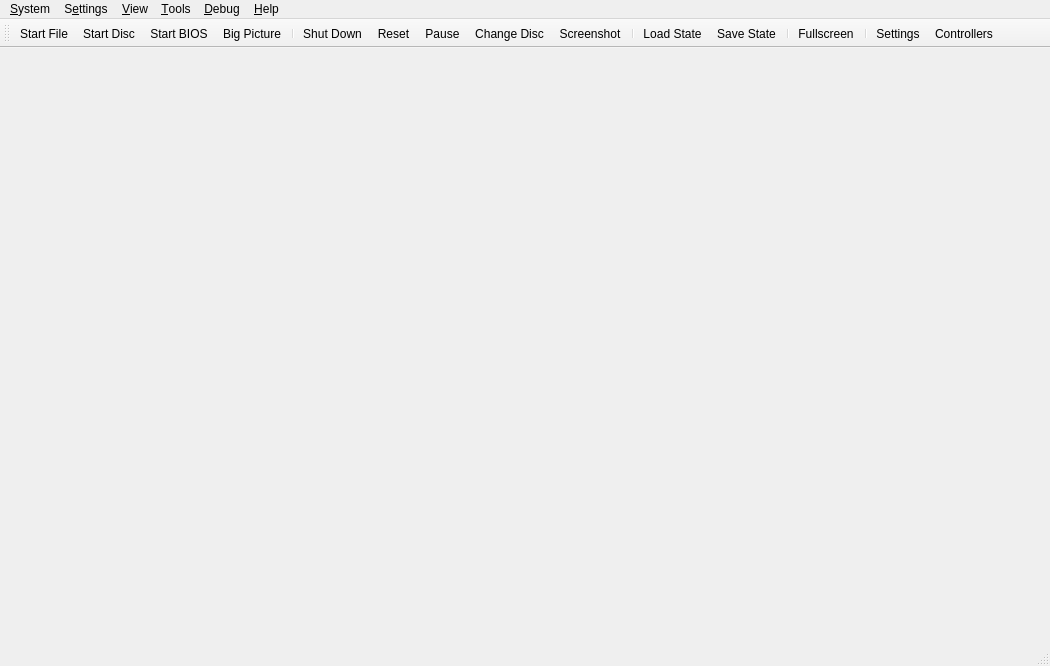
<?xml version="1.0" encoding="UTF-8"?>
<ui version="4.0">
 <class>MainWindow</class>
 <widget class="QMainWindow" name="MainWindow">
  <property name="geometry">
   <rect>
    <x>0</x>
    <y>0</y>
    <width>1050</width>
    <height>666</height>
   </rect>
  </property>
  <property name="acceptDrops">
   <bool>true</bool>
  </property>
  <property name="windowTitle">
   <string>PCSX2</string>
  </property>
  <property name="windowIcon">
   <iconset>
    <normalon>:/icons/AppIcon64.png</normalon>
   </iconset>
  </property>
  <property name="unifiedTitleAndToolBarOnMac">
   <bool>true</bool>
  </property>
  <widget class="QStackedWidget" name="mainContainer"/>
  <widget class="QMenuBar" name="menuBar">
   <property name="geometry">
    <rect>
     <x>0</x>
     <y>0</y>
     <width>1050</width>
     <height>21</height>
    </rect>
   </property>
   <widget class="QMenu" name="menuSystem">
    <property name="title">
     <string>&amp;System</string>
    </property>
    <widget class="QMenu" name="menuChangeDisc">
     <property name="title">
      <string>Change Disc</string>
     </property>
     <property name="icon">
      <iconset theme="disc-eject-line"/>
     </property>
     <actiongroup name="actionGroupChangeDiscSubImages"/>
     <addaction name="actionChangeDiscFromFile"/>
     <addaction name="actionChangeDiscFromDevice"/>
     <addaction name="actionChangeDiscFromGameList"/>
     <addaction name="actionRemoveDisc"/>
     <addaction name="separator"/>
    </widget>
    <widget class="QMenu" name="menuLoadState">
     <property name="title">
      <string>Load State</string>
     </property>
     <property name="icon">
      <iconset theme="floppy-out-line"/>
     </property>
    </widget>
    <widget class="QMenu" name="menuSaveState">
     <property name="title">
      <string>Save State</string>
     </property>
     <property name="icon">
      <iconset theme="floppy-in-line"/>
     </property>
    </widget>
    <addaction name="actionStartFile"/>
    <addaction name="actionStartDisc"/>
    <addaction name="actionStartBios"/>
    <addaction name="actionStartFullscreenUI"/>
    <addaction name="separator"/>
    <addaction name="actionPowerOff"/>
    <addaction name="actionPowerOffWithoutSaving"/>
    <addaction name="actionReset"/>
    <addaction name="actionPause"/>
    <addaction name="menuChangeDisc"/>
    <addaction name="separator"/>
    <addaction name="actionScreenshot"/>
    <addaction name="separator"/>
    <addaction name="menuLoadState"/>
    <addaction name="menuSaveState"/>
    <addaction name="separator"/>
    <addaction name="actionSettings"/>
    <addaction name="actionExit"/>
   </widget>
   <widget class="QMenu" name="menuSettings">
    <property name="title">
     <string>S&amp;ettings</string>
    </property>
    <addaction name="actionViewGameProperties"/>
    <addaction name="separator"/>
    <addaction name="actionInterfaceSettings"/>
    <addaction name="actionGameListSettings"/>
    <addaction name="actionBIOSSettings"/>
    <addaction name="actionEmulationSettings"/>
    <addaction name="actionGraphicsSettings"/>
    <addaction name="actionAudioSettings"/>
    <addaction name="actionMemoryCardSettings"/>
    <addaction name="actionDEV9Settings"/>
    <addaction name="actionFolderSettings"/>
    <addaction name="actionControllerSettings"/>
    <addaction name="actionHotkeySettings"/>
    <addaction name="actionAchievementSettings"/>
    <addaction name="separator"/>
    <addaction name="actionAddGameDirectory"/>
    <addaction name="actionScanForNewGames"/>
    <addaction name="actionRescanAllGames"/>
   </widget>
   <widget class="QMenu" name="menuHelp">
    <property name="title">
     <string>&amp;Help</string>
    </property>
    <addaction name="actionGitHubRepository"/>
    <addaction name="actionSupportForums"/>
    <addaction name="actionDiscordServer"/>
    <addaction name="separator"/>
    <addaction name="actionCheckForUpdates"/>
    <addaction name="separator"/>
    <addaction name="actionAboutQt"/>
    <addaction name="actionAbout"/>
   </widget>
   <widget class="QMenu" name="menuDebug">
    <property name="title">
     <string>&amp;Debug</string>
    </property>
    <widget class="QMenu" name="menuDebugSwitchRenderer">
     <property name="title">
      <string>Switch Renderer</string>
     </property>
     <property name="icon">
      <iconset theme="brush-line"/>
     </property>
    </widget>
    <addaction name="menuDebugSwitchRenderer"/>
    <addaction name="separator"/>
    <addaction name="actionDebugger"/>
    <addaction name="separator"/>
    <addaction name="actionEnableLogTimestamps"/>
    <addaction name="separator"/>
    <addaction name="actionEnableEEConsoleLogging"/>
    <addaction name="actionEnableIOPConsoleLogging"/>
    <addaction name="actionEnableCDVDVerboseReads"/>
   </widget>
   <widget class="QMenu" name="menuView">
    <property name="title">
     <string>&amp;View</string>
    </property>
    <widget class="QMenu" name="menuWindowSize">
     <property name="title">
      <string>&amp;Window Size</string>
     </property>
     <property name="icon">
      <iconset theme="window-2-line"/>
     </property>
    </widget>
    <addaction name="actionViewToolbar"/>
    <addaction name="actionViewLockToolbar"/>
    <addaction name="actionViewStatusBar"/>
    <addaction name="actionViewStatusBarVerbose"/>
    <addaction name="separator"/>
    <addaction name="actionViewGameList"/>
    <addaction name="actionViewGameGrid"/>
    <addaction name="actionViewSystemDisplay"/>
    <addaction name="separator"/>
    <addaction name="actionFullscreen"/>
    <addaction name="menuWindowSize"/>
    <addaction name="separator"/>
    <addaction name="actionGridViewShowTitles"/>
    <addaction name="actionGridViewZoomIn"/>
    <addaction name="actionGridViewZoomOut"/>
    <addaction name="actionGridViewRefreshCovers"/>
   </widget>
   <widget class="QMenu" name="menuTools">
    <property name="title">
     <string>&amp;Tools</string>
    </property>
    <widget class="QMenu" name="menuInputRecording">
     <property name="title">
      <string>Input Recording</string>
     </property>
     <property name="icon">
      <iconset theme="keyboard-line"/>
     </property>
     <addaction name="actionInputRecNew"/>
     <addaction name="actionInputRecPlay"/>
     <addaction name="actionInputRecStop"/>
     <addaction name="separator"/>
     <addaction name="actionInputRecOpenViewer"/>
     <addaction name="actionInputRecOpenSettings"/>
     <addaction name="separator"/>
     <addaction name="actionInputRecConsoleLogs"/>
     <addaction name="actionInputRecControllerLogs"/>
    </widget>
    <addaction name="actionOpenDataDirectory"/>
    <addaction name="actionCoverDownloader"/>
    <addaction name="separator"/>
    <addaction name="actionEditCheats"/>
    <addaction name="actionEditPatches"/>
    <addaction name="actionReloadPatches"/>
    <addaction name="separator"/>
    <addaction name="actionToggleSoftwareRendering"/>
    <addaction name="menuInputRecording"/>
    <addaction name="actionToolsVideoCapture"/>
    <addaction name="separator"/>
    <addaction name="actionEnableSystemConsole"/>
    <addaction name="actionEnableDebugConsole"/>
    <addaction name="actionEnableLogWindow"/>
    <addaction name="actionEnableFileLogging"/>
    <addaction name="actionEnableVerboseLogging"/>
    <addaction name="separator"/>
    <addaction name="actionShowAdvancedSettings"/>
    <addaction name="actionSaveBlockDump"/>
    <addaction name="actionSaveGSDump"/>
   </widget>
   <addaction name="menuSystem"/>
   <addaction name="menuSettings"/>
   <addaction name="menuView"/>
   <addaction name="menuTools"/>
   <addaction name="menuDebug"/>
   <addaction name="menuHelp"/>
  </widget>
  <widget class="QToolBar" name="toolBar">
   <property name="visible">
    <bool>true</bool>
   </property>
   <property name="windowTitle">
    <string>Toolbar</string>
   </property>
   <property name="iconSize">
    <size>
     <width>32</width>
     <height>32</height>
    </size>
   </property>
   <property name="toolButtonStyle">
    <enum>Qt::ToolButtonTextUnderIcon</enum>
   </property>
   <attribute name="toolBarArea">
    <enum>TopToolBarArea</enum>
   </attribute>
   <attribute name="toolBarBreak">
    <bool>false</bool>
   </attribute>
   <addaction name="actionToolbarStartFile"/>
   <addaction name="actionToolbarStartDisc"/>
   <addaction name="actionToolbarStartBios"/>
   <addaction name="actionToolbarStartFullscreenUI"/>
   <addaction name="separator"/>
   <addaction name="actionToolbarPowerOff"/>
   <addaction name="actionToolbarReset"/>
   <addaction name="actionToolbarPause"/>
   <addaction name="actionToolbarChangeDisc"/>
   <addaction name="actionToolbarScreenshot"/>
   <addaction name="separator"/>
   <addaction name="actionToolbarLoadState"/>
   <addaction name="actionToolbarSaveState"/>
   <addaction name="separator"/>
   <addaction name="actionToolbarFullscreen"/>
   <addaction name="separator"/>
   <addaction name="actionToolbarSettings"/>
   <addaction name="actionToolbarControllerSettings"/>
  </widget>
  <widget class="QStatusBar" name="statusBar"/>
  <action name="actionStartFile">
   <property name="icon">
    <iconset theme="file-line"/>
   </property>
   <property name="text">
    <string>Start &amp;File...</string>
   </property>
  </action>
  <action name="actionToolbarStartFile">
   <property name="icon">
    <iconset theme="file-line"/>
   </property>
   <property name="text">
    <string comment="In Toolbar">Start File</string>
   </property>
  </action>
  <action name="actionStartDisc">
   <property name="icon">
    <iconset theme="disc-2-line"/>
   </property>
   <property name="text">
    <string>Start &amp;Disc...</string>
   </property>
  </action>
  <action name="actionToolbarStartDisc">
   <property name="icon">
    <iconset theme="disc-2-line"/>
   </property>
   <property name="text">
    <string comment="In Toolbar">Start Disc</string>
   </property>
  </action>
  <action name="actionStartBios">
   <property name="icon">
    <iconset theme="chip-line"/>
   </property>
   <property name="text">
    <string>Start &amp;BIOS</string>
   </property>
  </action>
  <action name="actionToolbarStartBios">
   <property name="icon">
    <iconset theme="chip-line"/>
   </property>
   <property name="text">
    <string comment="In Toolbar">Start BIOS</string>
   </property>
  </action>
  <action name="actionScanForNewGames">
   <property name="icon">
    <iconset theme="file-search-line"/>
   </property>
   <property name="text">
    <string>&amp;Scan For New Games</string>
   </property>
   <property name="visible">
    <bool>true</bool>
   </property>
  </action>
  <action name="actionRescanAllGames">
   <property name="icon">
    <iconset theme="refresh-line"/>
   </property>
   <property name="text">
    <string>&amp;Rescan All Games</string>
   </property>
  </action>
  <action name="actionPowerOff">
   <property name="icon">
    <iconset theme="shut-down-line"/>
   </property>
   <property name="text">
    <string>Shut &amp;Down</string>
   </property>
  </action>
  <action name="actionToolbarPowerOff">
   <property name="icon">
    <iconset theme="shut-down-line"/>
   </property>
   <property name="text">
    <string comment="In Toolbar">Shut Down</string>
   </property>
  </action>
  <action name="actionPowerOffWithoutSaving">
   <property name="icon">
    <iconset theme="close-line"/>
   </property>
   <property name="text">
    <string>Shut Down &amp;Without Saving</string>
   </property>
  </action>
  <action name="actionReset">
   <property name="icon">
    <iconset theme="restart-line"/>
   </property>
   <property name="text">
    <string>&amp;Reset</string>
   </property>
  </action>
  <action name="actionToolbarReset">
   <property name="icon">
    <iconset theme="restart-line"/>
   </property>
   <property name="text">
    <string comment="In Toolbar">Reset</string>
   </property>
  </action>
  <action name="actionPause">
   <property name="checkable">
    <bool>true</bool>
   </property>
   <property name="icon">
    <iconset theme="pause-line"/>
   </property>
   <property name="text">
    <string>&amp;Pause</string>
   </property>
  </action>
  <action name="actionToolbarPause">
   <property name="checkable">
    <bool>true</bool>
   </property>
   <property name="icon">
    <iconset theme="pause-line"/>
   </property>
   <property name="text">
    <string comment="In Toolbar">Pause</string>
   </property>
  </action>
  <action name="actionToolbarLoadState">
   <property name="icon">
    <iconset theme="floppy-out-line"/>
   </property>
   <property name="text">
    <string comment="In Toolbar">Load State</string>
   </property>
  </action>
  <action name="actionToolbarSaveState">
   <property name="icon">
    <iconset theme="floppy-in-line"/>
   </property>
   <property name="text">
    <string comment="In Toolbar">Save State</string>
   </property>
  </action>
  <action name="actionExit">
   <property name="icon">
    <iconset theme="door-open-line"/>
   </property>
   <property name="text">
    <string>E&amp;xit</string>
   </property>
  </action>
  <action name="actionBIOSSettings">
   <property name="icon">
    <iconset theme="chip-line"/>
   </property>
   <property name="text">
    <string>&amp;BIOS</string>
   </property>
  </action>
  <action name="actionEmulationSettings">
   <property name="icon">
    <iconset theme="emulation-line"/>
   </property>
   <property name="text">
    <string>Emulation</string>
   </property>
  </action>
  <action name="actionControllerSettings">
   <property name="icon">
    <iconset theme="controller-line"/>
   </property>
   <property name="text">
    <string>&amp;Controllers</string>
   </property>
  </action>
  <action name="actionToolbarControllerSettings">
   <property name="icon">
    <iconset theme="controller-line"/>
   </property>
   <property name="text">
    <string comment="In Toolbar">Controllers</string>
   </property>
  </action>
  <action name="actionHotkeySettings">
   <property name="icon">
    <iconset theme="keyboard-line"/>
   </property>
   <property name="text">
    <string>&amp;Hotkeys</string>
   </property>
  </action>
  <action name="actionGraphicsSettings">
   <property name="icon">
    <iconset theme="image-fill"/>
   </property>
   <property name="text">
    <string>&amp;Graphics</string>
   </property>
  </action>
  <action name="actionAchievementSettings">
   <property name="icon">
    <iconset theme="trophy-line"/>
   </property>
   <property name="text">
    <string>A&amp;chievements</string>
   </property>
  </action>
  <action name="actionPostProcessingSettings">
   <property name="text">
    <string>&amp;Post-Processing Settings...</string>
   </property>
  </action>
  <action name="actionFullscreen">
   <property name="icon">
    <iconset theme="fullscreen-line"/>
   </property>
   <property name="text">
    <string>Fullscreen</string>
   </property>
  </action>
  <action name="actionToolbarFullscreen">
   <property name="icon">
    <iconset theme="fullscreen-line"/>
   </property>
   <property name="text">
    <string comment="In Toolbar">Fullscreen</string>
   </property>
  </action>
  <action name="actionResolution_Scale">
   <property name="text">
    <string>Resolution Scale</string>
   </property>
  </action>
  <action name="actionGitHubRepository">
   <property name="icon">
    <iconset theme="github"/>
   </property>
   <property name="text">
    <string>&amp;GitHub Repository...</string>
   </property>
  </action>
  <action name="actionSupportForums">
   <property name="icon">
    <iconset theme="at"/>
   </property>
   <property name="text">
    <string>Support &amp;Forums...</string>
   </property>
  </action>
  <action name="actionDiscordServer">
   <property name="icon">
    <iconset theme="discord"/>
   </property>
   <property name="text">
    <string>&amp;Discord Server...</string>
   </property>
  </action>
  <action name="actionCheckForUpdates">
   <property name="icon">
    <iconset theme="download-2-line"/>
   </property>
   <property name="text">
    <string>Check for &amp;Updates...</string>
   </property>
  </action>
  <action name="actionAboutQt">
   <property name="icon">
    <iconset resource="resources/resources.qrc">
     <normaloff>:/icons/QT.png</normaloff>:/icons/QT.png</iconset>
   </property>
   <property name="text">
    <string>About &amp;Qt...</string>
   </property>
  </action>
  <action name="actionAbout">
   <property name="icon">
    <iconset resource="resources/resources.qrc">
     <normaloff>:/icons/AppIcon64.png</normaloff>:/icons/AppIcon64.png</iconset>
   </property>
   <property name="text">
    <string>&amp;About PCSX2...</string>
   </property>
  </action>
  <action name="actionToolbarChangeDisc">
   <property name="icon">
    <iconset theme="disc-eject-line"/>
   </property>
   <property name="text">
    <string comment="In Toolbar">Change Disc...</string>
   </property>
  </action>
  <action name="actionAudioSettings">
   <property name="icon">
    <iconset theme="volume-up-line"/>
   </property>
   <property name="text">
    <string>&amp;Audio</string>
   </property>
  </action>
  <action name="actionGameListSettings">
   <property name="icon">
    <iconset theme="folder-open-line"/>
   </property>
   <property name="text">
    <string>Game List</string>
   </property>
  </action>
  <action name="actionInterfaceSettings">
   <property name="icon">
    <iconset theme="interface-line"/>
   </property>
   <property name="text">
    <string>Interface</string>
   </property>
  </action>
  <action name="actionAddGameDirectory">
   <property name="icon">
    <iconset theme="folder-add-line"/>
   </property>
   <property name="text">
    <string>Add Game Directory...</string>
   </property>
  </action>
  <action name="actionSettings">
   <property name="icon">
    <iconset theme="settings-3-line"/>
   </property>
   <property name="text">
    <string>&amp;Settings</string>
   </property>
   <property name="menuRole">
    <enum>QAction::PreferencesRole</enum>
   </property>
  </action>
  <action name="actionToolbarSettings">
   <property name="icon">
    <iconset theme="settings-3-line"/>
   </property>
   <property name="text">
    <string comment="In Toolbar">Settings</string>
   </property>
   <property name="menuRole">
    <enum>QAction::PreferencesRole</enum>
   </property>
  </action>
  <action name="actionChangeDiscFromFile">
   <property name="text">
    <string>From File...</string>
   </property>
  </action>
  <action name="actionChangeDiscFromDevice">
   <property name="text">
    <string>From Device...</string>
   </property>
  </action>
  <action name="actionChangeDiscFromGameList">
   <property name="text">
    <string>From Game List...</string>
   </property>
  </action>
  <action name="actionRemoveDisc">
   <property name="text">
    <string>Remove Disc</string>
   </property>
  </action>
  <action name="actionGlobal_State">
   <property name="text">
    <string>Global State</string>
   </property>
  </action>
  <action name="actionScreenshot">
   <property name="icon">
    <iconset theme="screenshot-2-line"/>
   </property>
   <property name="text">
    <string>&amp;Screenshot</string>
   </property>
  </action>
  <action name="actionToolbarScreenshot">
   <property name="icon">
    <iconset theme="screenshot-2-line"/>
   </property>
   <property name="text">
    <string comment="In Toolbar">Screenshot</string>
   </property>
  </action>
  <action name="actionMemoryCardSettings">
   <property name="icon">
    <iconset theme="memcard-line"/>
   </property>
   <property name="text">
    <string>&amp;Memory Cards</string>
   </property>
  </action>
  <action name="actionDEV9Settings">
   <property name="icon">
    <iconset theme="global-line"/>
   </property>
   <property name="text">
    <string>&amp;Network &amp;&amp; HDD</string>
   </property>
  </action>
  <action name="actionFolderSettings">
   <property name="icon">
    <iconset theme="folder-settings-line"/>
   </property>
   <property name="text">
    <string>&amp;Folders</string>
   </property>
  </action>
  <action name="actionViewToolbar">
   <property name="checkable">
    <bool>true</bool>
   </property>
   <property name="checked">
    <bool>true</bool>
   </property>
   <property name="text">
    <string>&amp;Toolbar</string>
   </property>
  </action>
  <action name="actionViewLockToolbar">
   <property name="checkable">
    <bool>true</bool>
   </property>
   <property name="checked">
    <bool>false</bool>
   </property>
   <property name="text">
    <string>Lock Toolbar</string>
   </property>
  </action>
  <action name="actionViewStatusBar">
   <property name="checkable">
    <bool>true</bool>
   </property>
   <property name="checked">
    <bool>true</bool>
   </property>
   <property name="text">
    <string>&amp;Status Bar</string>
   </property>
  </action>
  <action name="actionViewStatusBarVerbose">
   <property name="checkable">
    <bool>true</bool>
   </property>
   <property name="checked">
    <bool>true</bool>
   </property>
   <property name="text">
    <string>Verbose Status</string>
   </property>
  </action>
  <action name="actionViewGameList">
   <property name="icon">
    <iconset theme="list-check"/>
   </property>
   <property name="text">
    <string>Game &amp;List</string>
   </property>
  </action>
  <action name="actionViewSystemDisplay">
   <property name="enabled">
    <bool>false</bool>
   </property>
   <property name="icon">
    <iconset theme="tv-2-line"/>
   </property>
   <property name="text">
    <string extracomment="This grayed-out at first option will become available while there is a game emulated and the game list is displayed over the actual emulation, to let users display the system emulation once more.">System &amp;Display</string>
   </property>
  </action>
  <action name="actionViewGameProperties">
   <property name="enabled">
    <bool>false</bool>
   </property>
   <property name="icon">
    <iconset theme="file-settings-line"/>
   </property>
   <property name="text">
    <string>Game &amp;Properties</string>
   </property>
  </action>
  <action name="actionViewGameGrid">
   <property name="icon">
    <iconset theme="function-line"/>
   </property>
   <property name="text">
    <string>Game &amp;Grid</string>
   </property>
  </action>
  <action name="actionGridViewShowTitles">
   <property name="checkable">
    <bool>true</bool>
   </property>
   <property name="checked">
    <bool>true</bool>
   </property>
   <property name="text">
    <string>Show Titles (Grid View)</string>
   </property>
  </action>
  <action name="actionGridViewZoomIn">
   <property name="icon">
    <iconset theme="zoom-in-line"/>
   </property>
   <property name="text">
    <string>Zoom &amp;In (Grid View)</string>
   </property>
   <property name="shortcut">
    <string>Ctrl++</string>
   </property>
  </action>
  <action name="actionGridViewZoomOut">
   <property name="icon">
    <iconset theme="zoom-out-line"/>
   </property>
   <property name="text">
    <string>Zoom &amp;Out (Grid View)</string>
   </property>
   <property name="shortcut">
    <string>Ctrl+-</string>
   </property>
  </action>
  <action name="actionGridViewRefreshCovers">
   <property name="icon">
    <iconset theme="refresh-line"/>
   </property>
   <property name="text">
    <string>Refresh &amp;Covers (Grid View)</string>
   </property>
  </action>
  <action name="actionOpen_Memory_Card_Directory">
   <property name="icon">
    <iconset theme="memcard-line"/>
   </property>
   <property name="text">
    <string>Open Memory Card Directory...</string>
   </property>
  </action>
  <action name="actionOpenDataDirectory">
   <property name="icon">
    <iconset theme="folder-open-line"/>
   </property>
   <property name="text">
    <string>Open Data Directory...</string>
   </property>
  </action>
  <action name="actionToggleSoftwareRendering">
   <property name="icon">
    <iconset theme="brush-line"/>
   </property>
   <property name="text">
    <string>Toggle Software Rendering</string>
   </property>
  </action>
  <action name="actionDebugger">
   <property name="icon">
    <iconset theme="heart-circle-line"/>
   </property>
   <property name="text">
    <string>Open Debugger</string>
   </property>
  </action>
  <action name="actionReloadPatches">
   <property name="icon">
    <iconset theme="refresh-line"/>
   </property>
   <property name="text">
    <string>Reload Cheats/Patches</string>
   </property>
  </action>
  <action name="actionEnableSystemConsole">
   <property name="checkable">
    <bool>true</bool>
   </property>
   <property name="text">
    <string>Enable System Console</string>
   </property>
  </action>
  <action name="actionEnableDebugConsole">
   <property name="checkable">
    <bool>true</bool>
   </property>
   <property name="text">
    <string>Enable Debug Console</string>
   </property>
  </action>
  <action name="actionEnableLogWindow">
   <property name="checkable">
    <bool>true</bool>
   </property>
   <property name="text">
    <string>Enable Log Window</string>
   </property>
  </action>
  <action name="actionEnableVerboseLogging">
   <property name="checkable">
    <bool>true</bool>
   </property>
   <property name="text">
    <string>Enable Verbose Logging</string>
   </property>
  </action>
  <action name="actionEnableEEConsoleLogging">
   <property name="checkable">
    <bool>true</bool>
   </property>
   <property name="text">
    <string>Enable EE Console Logging</string>
   </property>
  </action>
  <action name="actionEnableIOPConsoleLogging">
   <property name="checkable">
    <bool>true</bool>
   </property>
   <property name="text">
    <string>Enable IOP Console Logging</string>
   </property>
  </action>
  <action name="actionSaveGSDump">
   <property name="icon">
    <iconset theme="save-3-line"/>
   </property>
   <property name="text">
    <string>Save Single Frame GS Dump</string>
   </property>
  </action>
  <action name="actionInputRecNew">
   <property name="enabled">
    <bool>false</bool>
   </property>
   <property name="text">
    <string extracomment="This section refers to the Input Recording submenu.">New</string>
   </property>
  </action>
  <action name="actionInputRecPlay">
   <property name="enabled">
    <bool>false</bool>
   </property>
   <property name="text">
    <string extracomment="This section refers to the Input Recording submenu.">Play</string>
   </property>
  </action>
  <action name="actionInputRecStop">
   <property name="enabled">
    <bool>false</bool>
   </property>
   <property name="text">
    <string extracomment="This section refers to the Input Recording submenu.">Stop</string>
   </property>
  </action>
  <action name="actionInputRecOpenSettings">
   <property name="enabled">
    <bool>false</bool>
   </property>
   <property name="text">
    <string extracomment="This section refers to the Input Recording submenu.">Settings</string>
   </property>
  </action>
  <action name="actionRecording_Console_Logs">
   <property name="text">
    <string>Input Recording Logs</string>
   </property>
  </action>
  <action name="actionInputRecControllerLogs">
   <property name="checkable">
    <bool>true</bool>
   </property>
   <property name="text">
    <string>Controller Logs</string>
   </property>
  </action>
  <action name="actionInputRecConsoleLogs">
   <property name="checkable">
    <bool>true</bool>
   </property>
   <property name="text">
    <string>Input Recording Logs</string>
   </property>
  </action>
  <action name="actionEnableFileLogging">
   <property name="checkable">
    <bool>true</bool>
   </property>
   <property name="text">
    <string>Enable &amp;File Logging</string>
   </property>
  </action>
  <action name="actionEnableCDVDVerboseReads">
   <property name="checkable">
    <bool>true</bool>
   </property>
   <property name="text">
    <string>Enable CDVD Read Logging</string>
   </property>
  </action>
  <action name="actionSaveBlockDump">
   <property name="checkable">
    <bool>true</bool>
   </property>
   <property name="text">
    <string>Save CDVD Block Dump</string>
   </property>
  </action>
  <action name="actionEnableLogTimestamps">
   <property name="checkable">
    <bool>true</bool>
   </property>
   <property name="text">
    <string>Enable Log Timestamps</string>
   </property>
  </action>
  <action name="actionStartFullscreenUI">
   <property name="icon">
    <iconset theme="tv-2-line"/>
   </property>
   <property name="text">
    <string>Start Big Picture Mode</string>
   </property>
  </action>
  <action name="actionToolbarStartFullscreenUI">
   <property name="icon">
    <iconset theme="tv-2-line"/>
   </property>
   <property name="text">
    <string comment="In Toolbar">Big Picture</string>
   </property>
  </action>
  <action name="actionCoverDownloader">
   <property name="icon">
    <iconset theme="artboard-2-line"/>
   </property>
   <property name="text">
    <string>Cover Downloader...</string>
   </property>
  </action>
  <action name="actionShowAdvancedSettings">
   <property name="checkable">
    <bool>true</bool>
   </property>
   <property name="text">
    <string>Show Advanced Settings</string>
   </property>
  </action>
  <action name="actionInputRecOpenViewer">
   <property name="text">
    <string>Recording Viewer</string>
   </property>
  </action>
  <action name="actionToolsVideoCapture">
   <property name="checkable">
    <bool>true</bool>
   </property>
   <property name="text">
    <string>Video Capture</string>
   </property>
  </action>
  <action name="actionEditCheats">
   <property name="icon">
    <iconset theme="pencil-line"/>
   </property>
   <property name="text">
    <string>Edit Cheats...</string>
   </property>
  </action>
  <action name="actionEditPatches">
   <property name="icon">
    <iconset theme="pencil-line"/>
   </property>
   <property name="text">
    <string>Edit Patches...</string>
   </property>
  </action>
 </widget>
 <resources>
  <include location="resources/resources.qrc"/>
 </resources>
 <connections/>
</ui>
